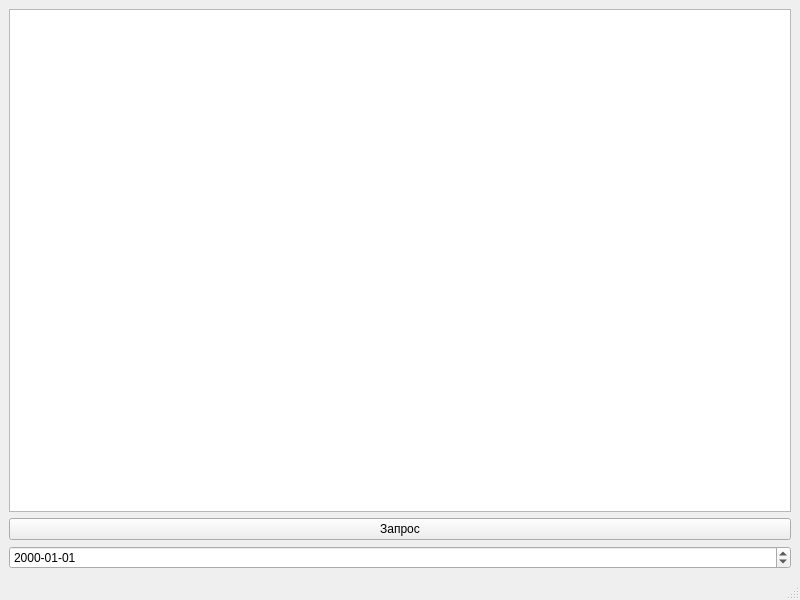
<?xml version="1.0" encoding="UTF-8"?>
<ui version="4.0">
 <class>MainWindow</class>
 <widget class="QMainWindow" name="MainWindow">
  <property name="geometry">
   <rect>
    <x>0</x>
    <y>0</y>
    <width>800</width>
    <height>600</height>
   </rect>
  </property>
  <property name="windowTitle">
   <string>MainWindow</string>
  </property>
  <widget class="QWidget" name="centralwidget">
   <layout class="QVBoxLayout" name="verticalLayout">
    <item>
     <widget class="QTextEdit" name="textEdit"/>
    </item>
    <item>
     <widget class="QPushButton" name="pb_request">
      <property name="text">
       <string>Запрос</string>
      </property>
     </widget>
    </item>
    <item>
     <widget class="QDateEdit" name="dateEdit">
      <property name="displayFormat">
       <string>yyyy-MM-dd</string>
      </property>
     </widget>
    </item>
   </layout>
  </widget>
  <widget class="QMenuBar" name="menubar">
   <property name="geometry">
    <rect>
     <x>0</x>
     <y>0</y>
     <width>800</width>
     <height>26</height>
    </rect>
   </property>
  </widget>
  <widget class="QStatusBar" name="statusbar"/>
 </widget>
 <resources/>
 <connections/>
</ui>
